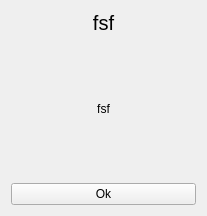
<?xml version="1.0" encoding="UTF-8"?>
<ui version="4.0">
 <class>InformDialog</class>
 <widget class="QWidget" name="InformDialog">
  <property name="geometry">
   <rect>
    <x>0</x>
    <y>0</y>
    <width>207</width>
    <height>216</height>
   </rect>
  </property>
  <property name="windowTitle">
   <string>Form</string>
  </property>
  <layout class="QGridLayout" name="gridLayout">
   <item row="0" column="0">
    <widget class="QLabel" name="headerLabel">
     <property name="sizePolicy">
      <sizepolicy hsizetype="Preferred" vsizetype="Fixed">
       <horstretch>0</horstretch>
       <verstretch>0</verstretch>
      </sizepolicy>
     </property>
     <property name="styleSheet">
      <string notr="true">font-size:20px;</string>
     </property>
     <property name="text">
      <string>fsf</string>
     </property>
     <property name="alignment">
      <set>Qt::AlignCenter</set>
     </property>
    </widget>
   </item>
   <item row="1" column="0">
    <widget class="QLabel" name="contentLabel">
     <property name="text">
      <string>fsf</string>
     </property>
     <property name="alignment">
      <set>Qt::AlignCenter</set>
     </property>
    </widget>
   </item>
   <item row="2" column="0">
    <widget class="QPushButton" name="confirmButton">
     <property name="text">
      <string>Ok</string>
     </property>
    </widget>
   </item>
  </layout>
 </widget>
 <resources/>
 <connections/>
</ui>
